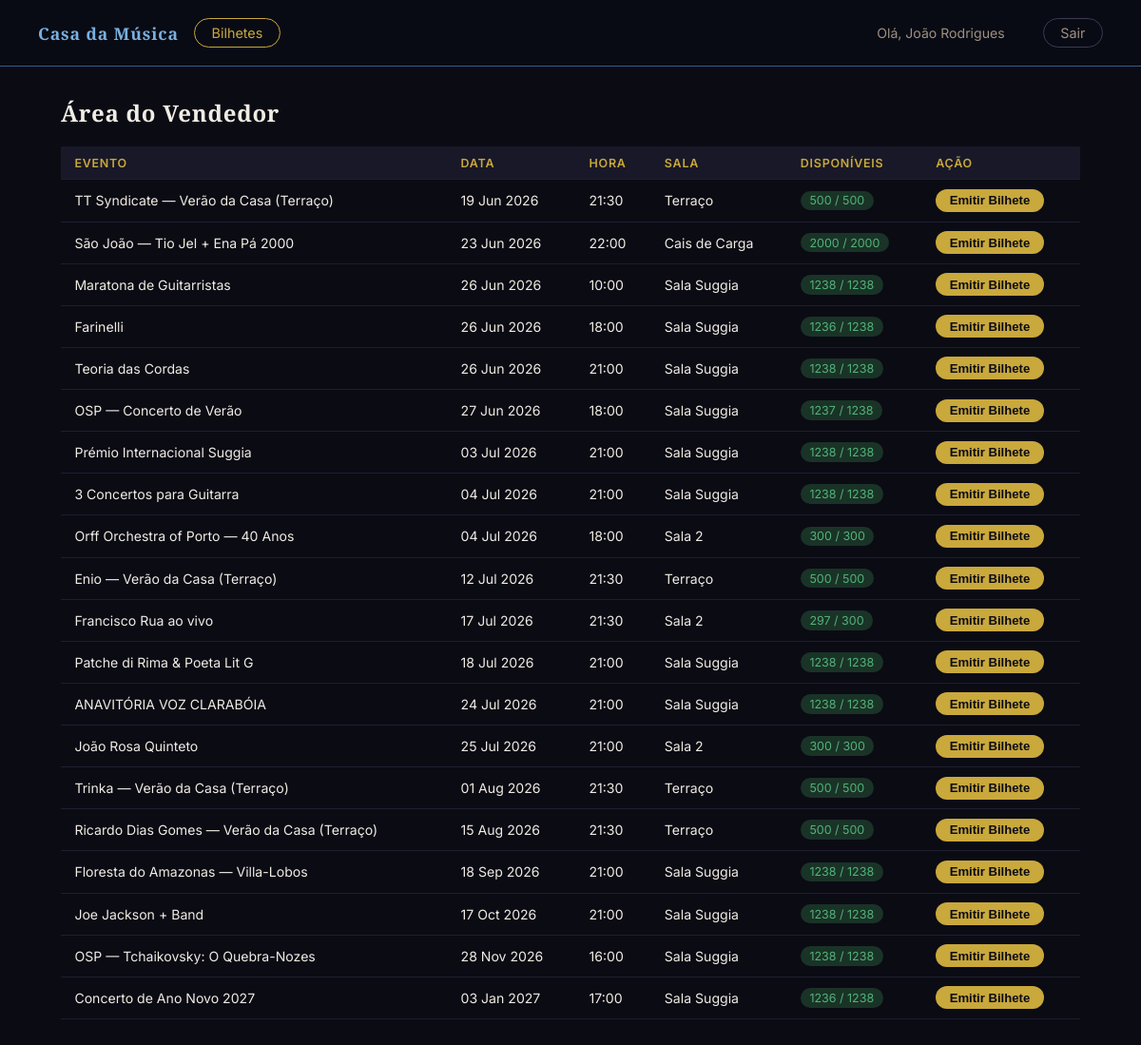
Page /vendedor.php (signed in) on the committed database.
### tables this page shows
CREATE TABLE "eventos" (
	"id"	INTEGER,
	"nome"	TEXT NOT NULL,
	"descricao"	TEXT,
	"data"	TEXT NOT NULL,
	"hora"	TEXT NOT NULL,
	"sala"	TEXT NOT NULL,
	"categoria"	TEXT NOT NULL,
	"classificacao_etaria"	TEXT DEFAULT 'Livre',
	"capacidade"	INTEGER NOT NULL DEFAULT 300,
	"estado"	TEXT NOT NULL DEFAULT 'rascunho' CHECK("estado" IN ('publicado', 'rascunho', 'cancelado')),
	"data_criacao"	TEXT NOT NULL DEFAULT (datetime('now')),
	"imagem"	TEXT,
	PRIMARY KEY("id" AUTOINCREMENT)
);

### scripts/sessao.php (called while the page is built, shortened)
<?php
function getUtilizador(): array {
    return [
        'id'     => $_SESSION['utilizador_id'] ?? null,
        'nome'   => $_SESSION['nome']           ?? '',
        'email'  => $_SESSION['email']          ?? '',
        'perfil' => $_SESSION['perfil']         ?? '',
    ];
}

### vendedor.php (the view, shortened to what this page needs)
<?php
require_once 'scripts/sessao.php';
$vendedor = getUtilizador();
$db       = getDB();
$stmtE = $db->prepare(
    'SELECT e.id, e.nome, e.data, e.hora, e.sala, e.capacidade,
            COALESCE(SUM(ic.quantidade), 0) AS vendidos
     FROM eventos e
     LEFT JOIN compras c ON c.evento_id = e.id AND c.estado = \'confirmado\'
     LEFT JOIN itens_compra ic ON ic.compra_id = c.id
     WHERE e.estado = \'publicado\' AND e.data >= date(\'now\')
     GROUP BY e.id
     ORDER BY e.data ASC'
);
$eventos = [];
$res = $stmtE->execute();
while ($row = $res->fetchArray(SQLITE3_ASSOC)) {
    $eventos[] = $row;
}
?>
<!DOCTYPE html>
<html lang="pt">
<head>
  <link rel="stylesheet" href="styles/vendedor.css" />
</head>
<body>
  <nav class="nav-vendor">
    <div class="nav-left">
      <a href="index.php" class="nav-brand">Casa da Música</a>
      <a href="bilhetes.php" class="btn-pill">Bilhetes</a>
    </div>
    <div class="nav-right">
      <span style="font-size:.88rem; color:#9e9080; margin-right:1rem;">Olá, <?= htmlspecialchars($vendedor['nome']) ?></span>
      <a href="scripts/logout.php" class="btn-pill btn-pill-light">Sair</a>
    </div>
  </nav>
  <main class="page">
    <h1 class="page-title">Área do Vendedor</h1>
    <div class="table-wrap">
      <table>
        <thead>
          <tr>
            <th>Evento</th>
            <th>Data</th>
            <th>Hora</th>
            <th>Sala</th>
            <th>Disponíveis</th>
            <th>Ação</th>
          </tr>
        </thead>
        <tbody>
          <?php foreach ($eventos as $ev): ?>
          <?php $disponiveis = (int)$ev['capacidade'] - (int)$ev['vendidos']; ?>
          <tr>
            <td><?= htmlspecialchars($ev['nome']) ?></td>
            <td><?= htmlspecialchars(date('d M Y', strtotime($ev['data']))) ?></td>
            <td><?= htmlspecialchars(substr($ev['hora'], 0, 5)) ?></td>
            <td><?= htmlspecialchars($ev['sala']) ?></td>
            <td>
              <span class="badge <?= $disponiveis > 0 ? 'badge-green' : 'badge-red' ?>">
                <?= $disponiveis ?> / <?= (int)$ev['capacidade'] ?>
              </span>
            </td>
            <td>
              <?php if ($disponiveis > 0): ?>
              <button type="button" class="btn btn-sm"
                onclick="abrirModal(<?= (int)$ev['id'] ?>, <?= htmlspecialchars(json_encode($ev['nome']), ENT_QUOTES) ?>, '<?= htmlspecialchars(date('d M Y', strtotime($ev['data']))) ?>', '<?= htmlspecialchars($ev['sala']) ?>')">
                Emitir Bilhete
              </button>
              <?php else: ?>
              <span class="text-sm" style="color:#5a5550;">Esgotado</span>
              <?php endif; ?>
            </td>
          </tr>
          <?php endforeach; ?>
        </tbody>
      </table>
    </div>
  </main>
</body>
</html>

### styles/vendedor.css (style rules this page uses)
*, *::before, *::after { box-sizing: border-box; margin: 0; padding: 0; }
body { font-family: 'Inter', system-ui, sans-serif; color: #f0ece4; background: #0b0b14; }
nav { display: flex; align-items: center; justify-content: space-between; background: #08080f; border-bottom: 1px solid #252535; padding: 0 2.5rem; height: 70px; position: sticky; top: 0; z-index: 10; }
.nav-left { display: flex; align-items: center; gap: 1rem; }
.nav-right { display: flex; align-items: center; gap: 1.5rem; }
.nav-brand { font-family: 'Cinzel', Georgia, serif; font-weight: 600; font-size: 1.1rem; color: #c9a83c; text-decoration: none; letter-spacing: 0.05em; }
.nav-vendor { background: #090b14; border-bottom-color: #3a5a8a; }
.nav-vendor .nav-brand { color: #7ab0e0; }
.btn-pill { background: transparent; color: #c9a83c; border: 1px solid #c9a83c; border-radius: 999px; padding: 0.38rem 1.1rem; font-size: 0.9rem; cursor: pointer; text-decoration: none; display: inline-block; white-space: nowrap; transition: background 0.15s, color 0.15s; }
.page { padding: 2rem 4rem; max-width: 1200px; margin: 0 auto; }
.page-title { font-family: 'Cinzel', Georgia, serif; font-size: 1.5rem; font-weight: 600; margin-bottom: 1.2rem; color: #f0ece4; letter-spacing: 0.03em; }
.btn { background: #c9a83c; color: #0b0b14; border: none; border-radius: 999px; padding: 0.45rem 1.4rem; font-size: 0.92rem; font-weight: 600; cursor: pointer; text-decoration: none; display: inline-block; white-space: nowrap; transition: background 0.15s; }
.btn-sm { padding: 0.28rem 0.9rem; font-size: 0.82rem; }
.table-wrap { overflow-x: auto; }
table { width: 100%; border-collapse: collapse; }
th, td { padding: 0.6rem 0.9rem; text-align: left; border-bottom: 1px solid #1e1e30; font-size: 0.88rem; }
th { background: #181828; font-weight: 600; white-space: nowrap; color: #c9a83c; font-size: 0.78rem; text-transform: uppercase; letter-spacing: 0.06em; }
.badge { display: inline-block; padding: 0.18rem 0.6rem; border-radius: 999px; font-size: 0.78rem; background: #252535; color: #9e9080; }
.badge-green { background: #1a3327; color: #52b37a; }
.btn-pill-light { border-color: #3a3a55; color: #9e9080; }

### rows in the picture
eventos: nome "TT Syndicate — Verão da Casa (Terraço)", data "19 Jun 2026", hora "21:30", sala "Terraço", capacidade "500"
eventos: nome "São João — Tio Jel + Ena Pá 2000", data "23 Jun 2026", hora "22:00", sala "Cais de Carga", capacidade "2000"
eventos: nome "Maratona de Guitarristas", data "26 Jun 2026", hora "10:00", sala "Sala Suggia", capacidade "1238"
eventos: nome "Farinelli", data "26 Jun 2026", hora "18:00", sala "Sala Suggia", disponiveis "1236", capacidade "1238"
eventos: nome "Teoria das Cordas", data "26 Jun 2026", hora "21:00", sala "Sala Suggia", capacidade "1238"
eventos: nome "OSP — Concerto de Verão", data "27 Jun 2026", hora "18:00", sala "Sala Suggia", disponiveis "1237", capacidade "1238"
eventos: nome "Prémio Internacional Suggia", data "03 Jul 2026", hora "21:00", sala "Sala Suggia", capacidade "1238"
eventos: nome "3 Concertos para Guitarra", data "04 Jul 2026", hora "21:00", sala "Sala Suggia", capacidade "1238"
eventos: nome "Orff Orchestra of Porto — 40 Anos", data "04 Jul 2026", hora "18:00", sala "Sala 2", capacidade "300"
eventos: nome "Enio — Verão da Casa (Terraço)", data "12 Jul 2026", hora "21:30", sala "Terraço", capacidade "500"
eventos: nome "Francisco Rua ao vivo", data "17 Jul 2026", hora "21:30", sala "Sala 2", disponiveis "297", capacidade "300"
eventos: nome "Patche di Rima & Poeta Lit G", data "18 Jul 2026", hora "21:00", sala "Sala Suggia", capacidade "1238"
eventos: nome "ANAVITÓRIA VOZ CLARABÓIA", data "24 Jul 2026", hora "21:00", sala "Sala Suggia", capacidade "1238"
eventos: nome "João Rosa Quinteto", data "25 Jul 2026", hora "21:00", sala "Sala 2", capacidade "300"
eventos: nome "Trinka — Verão da Casa (Terraço)", data "01 Aug 2026", hora "21:30", sala "Terraço", capacidade "500"
eventos: nome "Ricardo Dias Gomes — Verão da Casa (Terraço)", data "15 Aug 2026", hora "21:30", sala "Terraço", capacidade "500"
eventos: nome "Floresta do Amazonas — Villa-Lobos", data "18 Sep 2026", hora "21:00", sala "Sala Suggia", capacidade "1238"
eventos: nome "Joe Jackson + Band", data "17 Oct 2026", hora "21:00", sala "Sala Suggia", capacidade "1238"
eventos: nome "OSP — Tchaikovsky: O Quebra-Nozes", data "28 Nov 2026", hora "16:00", sala "Sala Suggia", capacidade "1238"
eventos: nome "Concerto de Ano Novo 2027", data "03 Jan 2027", hora "17:00", sala "Sala Suggia", disponiveis "1236", capacidade "1238"

### other values in the picture
$vendedor['nome'] "João Rodrigues"
